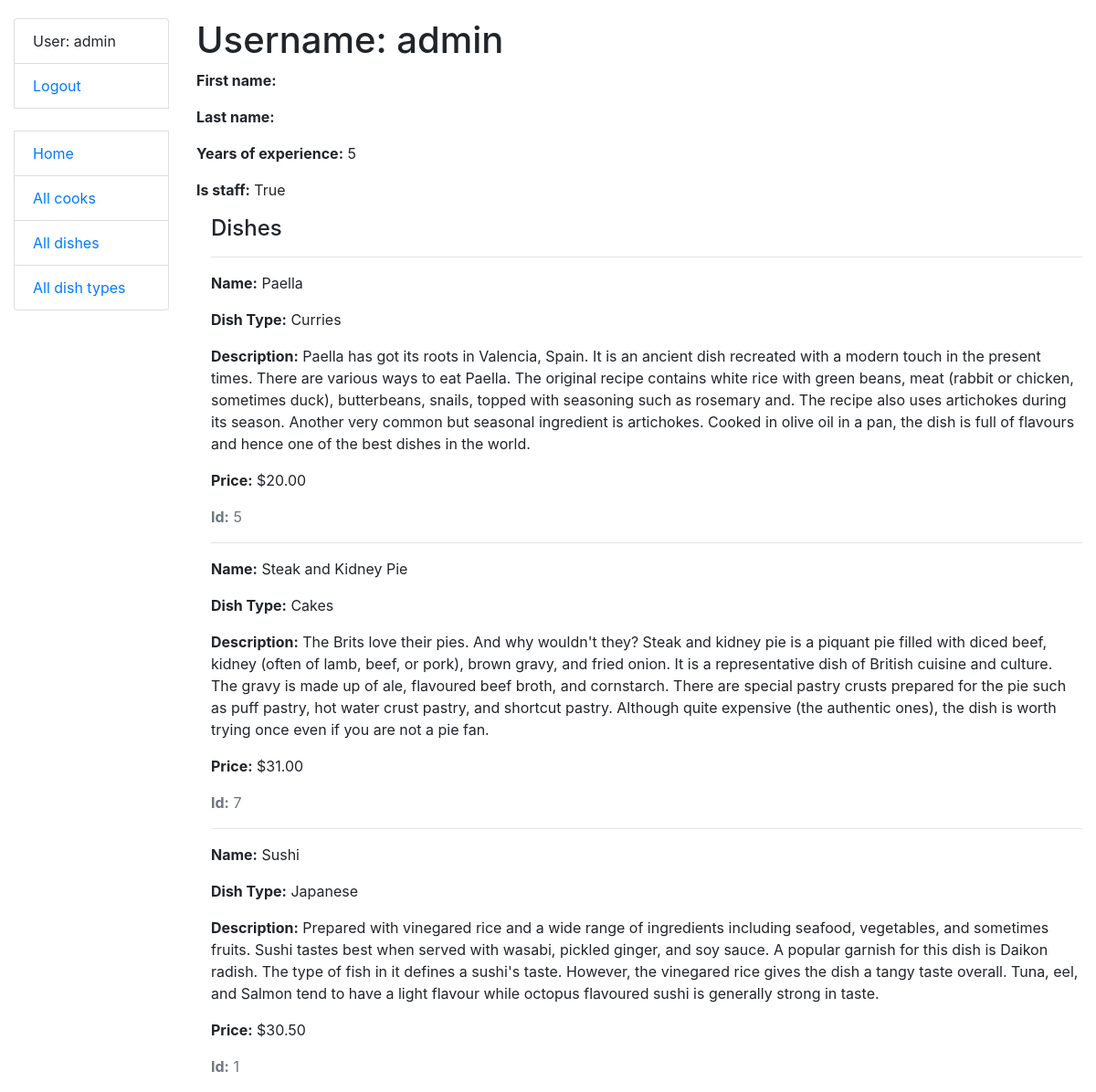
Before: /cooks/1/ (signed in) with the older database file.
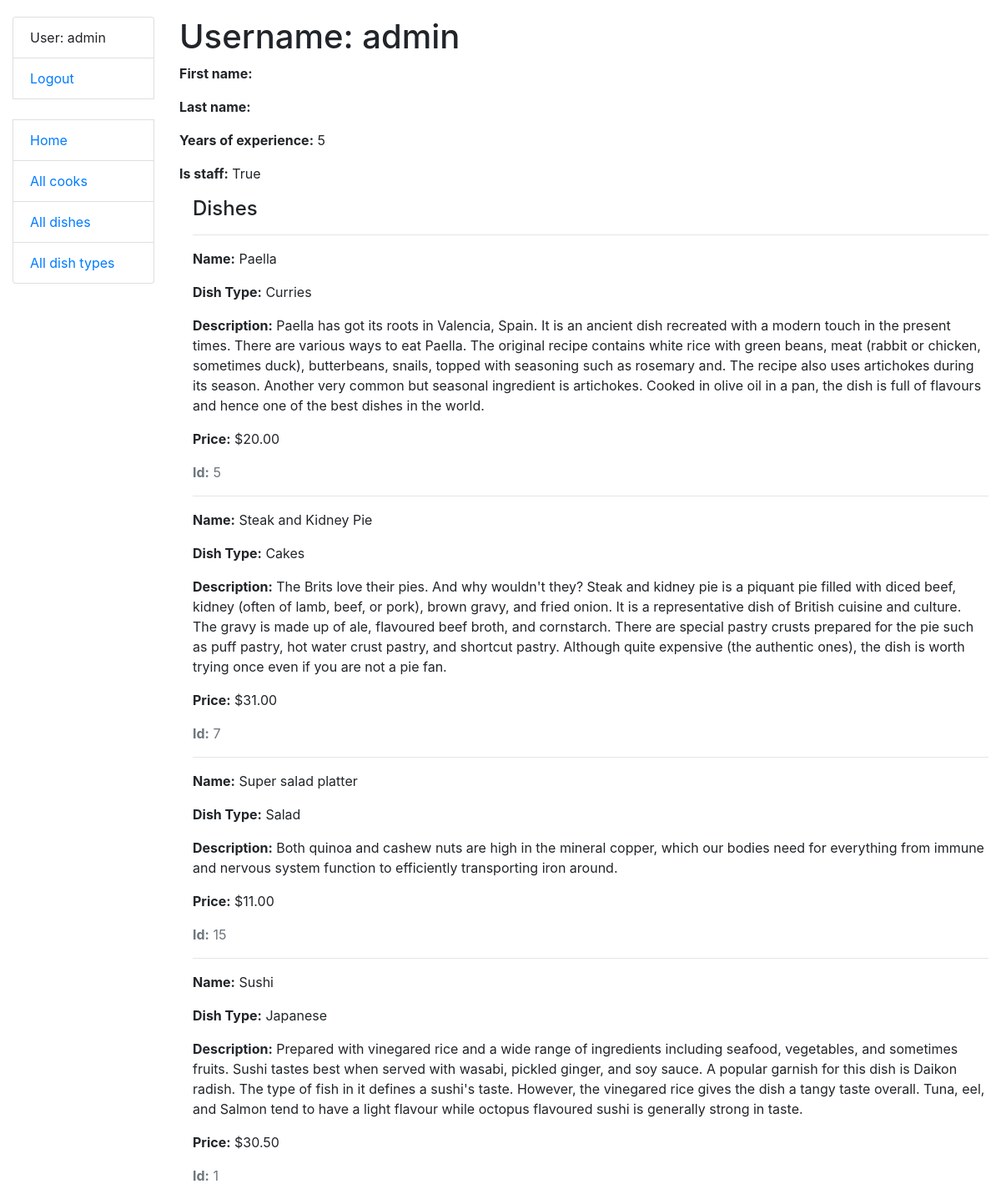
After: the same page with the newer database file.
### kitchen/models.py (models this page shows, shortened)
class Dish(models.Model):
    name = models.CharField(max_length=255)
    description = models.TextField()
    price = models.DecimalField(max_digits=7, decimal_places=2)
    dish_type = models.ForeignKey(
        DishType,
        on_delete=models.CASCADE,
        related_name="dishes"
    )
    cooks = models.ManyToManyField(settings.AUTH_USER_MODEL, related_name="dishes")
    class Meta:
        verbose_name_plural = "dishes"
        ordering = ["name"]

class DishType(models.Model):
    name = models.CharField(max_length=255, unique=True)
    class Meta:
        ordering = ["name"]

### kitchen/views.py (the view)
class CookDetailView(LoginRequiredMixin, generic.DetailView):
    model = Cook
    queryset = Cook.objects.prefetch_related("dishes__dish_type")

### templates/kitchen/cook_detail.html
{% extends "base.html" %}
{% block content %}
  <h1>
    Username: {{ cook.username }}
  </h1>
  <p><strong>First name:</strong> {{ cook.first_name }}</p>
  <p><strong>Last name:</strong> {{ cook.last_name }}</p>
  <p><strong>Years of experience:</strong> {{ cook.years_of_experience }}</p>
  <p><strong>Is staff:</strong> {{ cook.is_staff }}</p>
  <div class="ml-3">
    <h4>Dishes</h4>
    {% for dish in cook.dishes.all %}
        <hr>
        <p><strong>Name:</strong> {{ dish.name }}</p>
        <p><strong>Dish Type:</strong> {{ dish.dish_type.name }}</p>
        <p><strong>Description:</strong> {{ dish.description }}</p>
        <p><strong>Price:</strong> ${{ dish.price }}</p>
        <p class="text-muted"><strong>Id:</strong> {{dish.id}}</p>
    {% empty %}
      <p>No dishes!</p>
    {% endfor %}
  </div>
{% endblock %}

Changed rows visible on the page:
added Dish: name "Super salad platter", dish_type.name "Salad", description "Both quinoa and cashew nuts are high in the mineral copper, which our bodies need for everything from immune and nervous system function to efficiently transporting iron around.", price "11.00", id "15"
